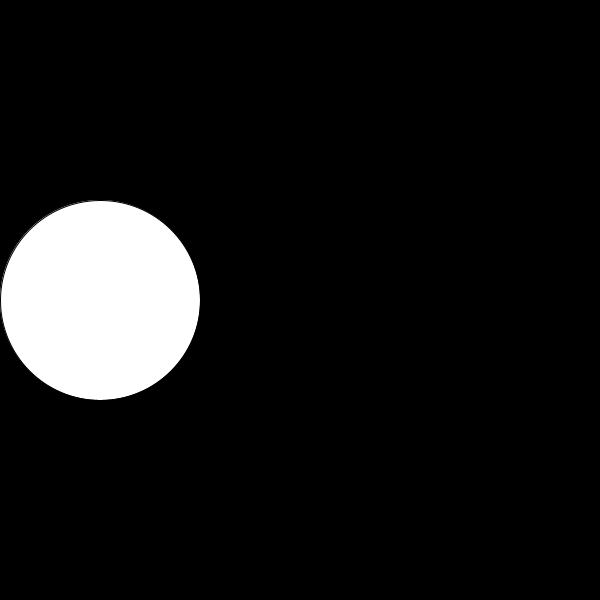
Frame 1 (no input)
Frame 60 (the mouse pressed at the canvas centre just before this capture): identical to frame 1, image omitted
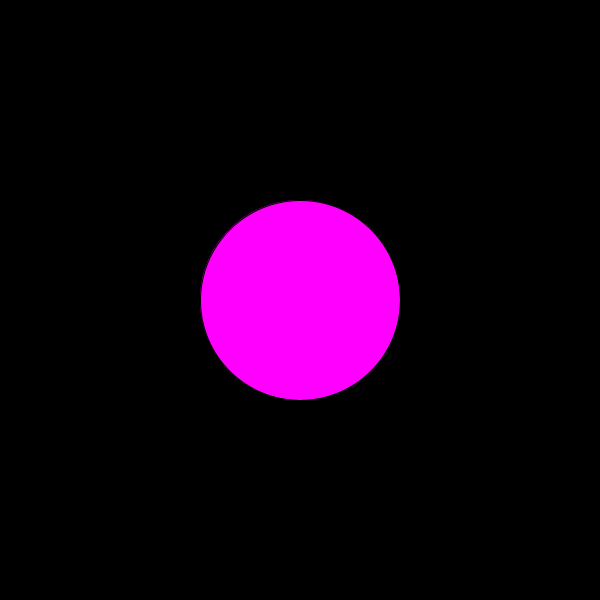
Frame 120 (the mouse held since frame 60 and released just before this capture)

The Processing sketch that drew these frames (run headless with seeded random() and noise(); from frame 60 on, the mouse is pressed at the canvas centre):

// Processing sketch: arrays_if_10
// ── arrays_if_10.pde
// Storing data in and retrieving data from arrays with if().

float[] xPositions = new float[3];
color[] colors = {#FFFFFF, #FF00FF, #00FF00};

// Used to access array
int counter;

void setup() {
  size (600, 600);

  // To access a location in an array, you use its index number between []. The index number starts at 0, not 1
  xPositions[0] = 100;
  xPositions[1] = 300;
  xPositions[2] = 500;
}

void draw() {
  background(0);

  // to retrieve a value from the array, use a number between []
  fill(colors[counter]);
  ellipse(xPositions[counter], height/2, 200, 200);
}

void mousePressed() {
  // Create a loop which adds to counter when mouse is pressed
  // This number should be your array's length - 1
  if (counter < 2) {
    counter++;
  } else {
    counter = 0;
  }
  println("Counter: " + counter);
}
